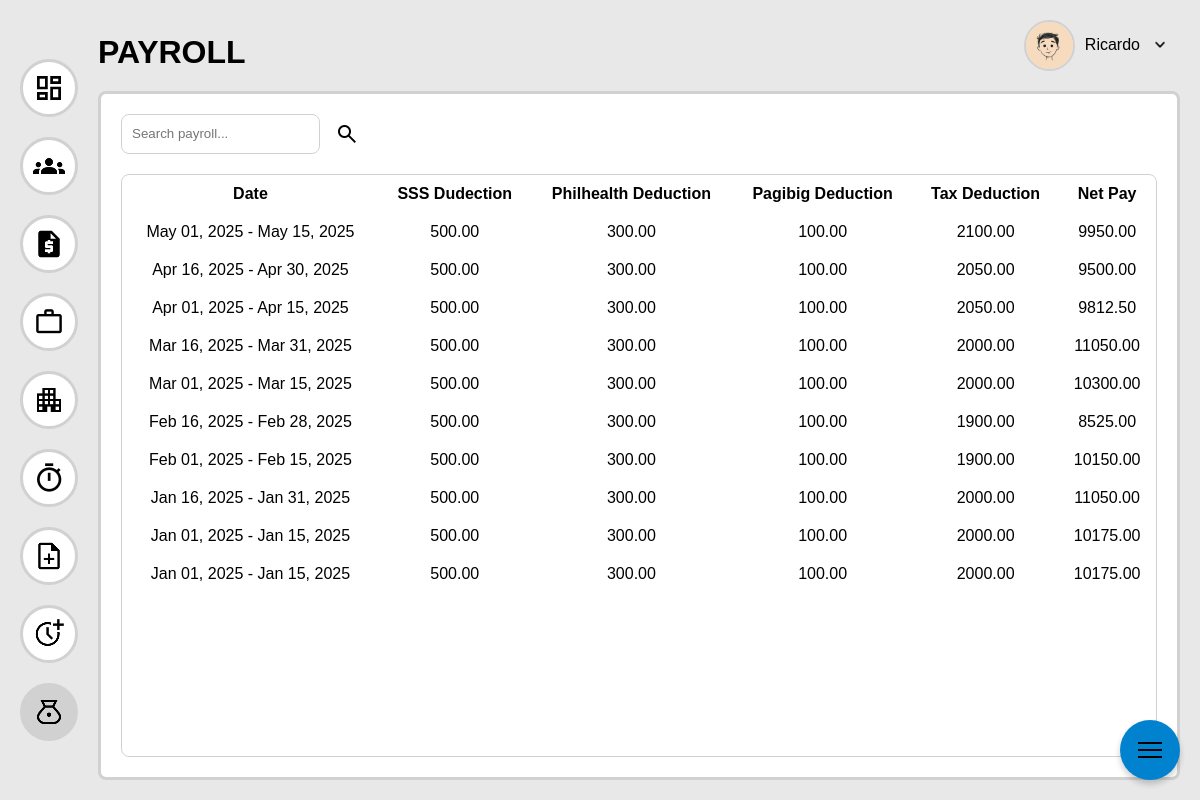
Screenshot of /view_payroll.php (signed in) with the database file from the repository.
### tables this page shows
CREATE TABLE `employee` (
  `employee_id` int(11) NOT NULL,
  `user_account_id` int(11) NOT NULL,
  `first_name` varchar(255) NOT NULL,
  `last_name` varchar(255) NOT NULL,
  `middle_name` varchar(255) DEFAULT NULL,
  `mobile` varchar(20) DEFAULT NULL,
  `gender` enum('Male','Female','Other') DEFAULT NULL,
  `street` varchar(255) DEFAULT NULL,
  `barangay` varchar(100) DEFAULT NULL,
  `city` varchar(100) DEFAULT 'Iligan City',
  `province` varchar(100) DEFAULT 'Lanao del Norte',
  `status` enum('Active','Inactive','Terminated','Resigned') NOT NULL DEFAULT 'Active',
  `email` varchar(255) DEFAULT NULL,
  `dob` date DEFAULT NULL,
  `hire_date` date NOT NULL DEFAULT current_timestamp(),
  `civil_status` enum('Single','Married','Widowed','Separated') DEFAULT NULL,
  `job_id` int(11) DEFAULT NULL,
  `sss_number` varchar(20) DEFAULT NULL,
  `philhealth_number` varchar(20) DEFAULT NULL,
  `pagibig_number` varchar(20) DEFAULT NULL,
  `tin_number` varchar(20) DEFAULT NULL,
  `manager_id` int(11) DEFAULT NULL,
  `team_leader_id` int(11) DEFAULT NULL,
  `emergency_contact_name` varchar(255) DEFAULT NULL,
  `emergency_contact_number` varchar(20) DEFAULT NULL,
  `emergency_contact_relationship` varchar(100) DEFAULT NULL,
  `date_created` timestamp NOT NULL DEFAULT current_timestamp(),
  `date_modified` timestamp NOT NULL DEFAULT current_timestamp() ON UPDATE current_timestamp(),
  `setup` tinyint(1) DEFAULT 0
);

CREATE TABLE `payroll` (
  `payroll_id` int(11) NOT NULL,
  `employee_id` int(11) DEFAULT NULL,
  `base_salary` decimal(10,2) DEFAULT NULL,
  `bonus` decimal(10,2) DEFAULT NULL,
  `payroll_start_date` date DEFAULT NULL,
  `payroll_end_date` date NOT NULL,
  `sss_deduction` decimal(10,2) DEFAULT NULL,
  `philhealth_deduction` decimal(10,2) DEFAULT NULL,
  `pagibig_deduction` decimal(10,2) DEFAULT NULL,
  `tax_deduction` decimal(10,2) DEFAULT NULL,
  `other_deduction` decimal(10,2) DEFAULT NULL,
  `no_of_days` int(11) DEFAULT 0,
  `total_hours_worked` int(11) DEFAULT 0,
  `overtime_count` int(11) DEFAULT 0,
  `overtime_total_hours` decimal(10,2) DEFAULT 0.00,
  `leave_count` int(11) DEFAULT 0,
  `leave_total_days` int(11) DEFAULT 0,
  `work_pay` decimal(10,2) DEFAULT 0.00,
  `overtime_pay` decimal(10,2) DEFAULT 0.00,
  `leave_pay` decimal(10,2) DEFAULT 0.00,
  `total_deduction` decimal(10,2) DEFAULT 0.00,
  `net_pay` decimal(10,2) DEFAULT NULL,
  `date_created` datetime DEFAULT current_timestamp(),
  `date_modified` timestamp NOT NULL DEFAULT current_timestamp() ON UPDATE current_timestamp()
);

### view_payroll.php (the view, shortened to what this page needs)
<?php
include_once 'includes/database.php';
function formatDate($rawDate, $format = 'M d, Y')
{
    if (!empty($rawDate)) {
        try {
            $date = new DateTime($rawDate);
            return htmlspecialchars($date->format($format));
        } catch (Exception $e) {
            return 'Invalid Date';
        }
    }
    return 'N/A';
}
$search = '';
$sqlQuery = "SELECT
                e.first_name,
                e.last_name,
                e.job_id,
                e.user_account_id,
                ua.avatar,
                j.*,
                d.*,
                p.*
            FROM payroll p
            INNER JOIN employee e ON p.employee_id = e.employee_id
            INNER JOIN job j ON e.job_id = j.job_id
            INNER JOIN department d ON j.department_id = d.department_id
            INNER JOIN user_account ua ON e.user_account_id = ua.user_account_id ";
if ($search) {
    $sqlQuery .= "WHERE (e.first_name LIKE :search OR
                       e.last_name LIKE :search OR
                       j.job_name LIKE :search OR
                       d.department_name LIKE :search)
                       AND e.employee_id = :employee_id";
} else {
    $sqlQuery .= "WHERE e.employee_id = :employee_id";
}
$sqlQuery .= " ORDER BY p.payroll_start_date DESC";
$stmtRetrieval = $pdo->prepare($sqlQuery);
if ($search) {
    $stmtRetrieval->bindValue(':search', $search);
    $stmtRetrieval->bindValue(':employee_id', $_SESSION['employee_id']);
} else {
    $stmtRetrieval->bindValue(':employee_id', $_SESSION['employee_id']);
}
$stmtRetrieval->execute();
$payrolls = $stmtRetrieval->fetchAll(PDO::FETCH_ASSOC);
?>
<html>
<head>
    <link rel="stylesheet" href="style.css" />
</head>
<body class="font-medium">
    <div id="admin">
        <div class="dashboard-background">
            <div class="dashboard-container">
                <div class="dashboard-navigation">
                    <?php include('includes/navigation.php') ?>
                </div>
                <div class="dashboard-content">
                    <div class="dashboard-content-item1">
                        <div class="dashboard-content-header font-black">
                            <h1>PAYROLL</h1>
                        </div>
                        <div id="logout-admin" class="dashboard-content-header font-medium">
                            <?php include('includes/header-avatar.php') ?>
                        </div>
                    </div>
                    <div class="employee-main-content">
                        <div class="employee-header">
                            <div class="employee-header-div">
                                <form method="GET" action="view_payroll.php">
                                    <input type="text" id="employee_search" name="search"
                                        placeholder="Search payroll..."
                                        value="<?php echo isset($_GET['search']) ? htmlspecialchars($_GET['search']) : '' ?>">
                                    <button type="submit" style="margin: 0px">
                                        <img src="assets/images/icons/search-icon.png" alt="Search">
                                    </button>
                                </form>
                            </div>
                        </div>
                        <div class="employee-display" style="overflow: auto;">
                            <table class="employee-table">
                                <thead class="font-bold">
                                    <tr>
                                        <th>Date</th>
                                        <th>SSS Dudection</th>
                                        <th>Philhealth Deduction</th>
                                        <th>Pagibig Deduction</th>
                                        <th>Tax Deduction</th>
                                        <th>Net Pay</th>
                                    </tr>
                                </thead>
                                <tbody class="font-medium">
                                    <?php if (!empty($payrolls)): ?>
                                        <?php foreach ($payrolls as $payroll): ?>
                                            <tr id="row-<?php echo $payroll['employee_id'] ?>" style="white-space: nowrap;"
                                                data-user='<?php echo json_encode($payroll); ?>'
                                                class="employee-display-list text-center"
                                                onclick="openPayrollModal(<?php echo $payroll['employee_id'] ?>)">
                                                <td style="text-align: center;">
                                                    <?php echo formatDate($payroll['payroll_start_date']) . " - " . formatDate($payroll['payroll_end_date']) ?>
                                                </td>
                                                <td style="text-align: center;">
                                                    <?php echo htmlspecialchars($payroll['sss_deduction']); ?>
                                                </td>
                                                <td style="text-align: center;">
                                                    <?php echo htmlspecialchars($payroll['philhealth_deduction']); ?>
                                                </td>
                                                <td style="text-align: center;">
                                                    <?php echo htmlspecialchars($payroll['pagibig_deduction']); ?>
                                                </td>
                                                <td style="text-align: center;">
                                                    <?php echo htmlspecialchars($payroll['tax_deduction']); ?>
                                                </td>
                                                <td style="text-align: center;">
                                                    <?php echo htmlspecialchars($payroll['net_pay']); ?>
                                                </td>
                                            </tr>
                                        <?php endforeach; ?>
                                    <?php else: ?>
                                        <tr>
                                            <td colspan="9">No payroll found.</td>
                                        </tr>
                                    <?php endif; ?>
                                </tbody>
                            </table>
                        </div>
                    </div>
                </div>
            </div>
        </div>
    </div>
</body>
</html>

### includes/header-avatar.php (shortened to what this page needs)
<?php
include 'includes/database.php';
$user_account_id = (int) $_SESSION["user_account_id"];
try {
    $sql = "SELECT first_name, last_name FROM employee WHERE user_account_id = :user_account_id";
    $stmt = $pdo->prepare($sql);
    $stmt->execute([':user_account_id' => $user_account_id]);
    $userInfo = $stmt->fetch(PDO::FETCH_ASSOC);
    if ($userInfo) {
        $first_name = $userInfo['first_name'];
    }
} catch (PDOException $e) {
    echo "Error fetching user information: " . $e->getMessage();
}
?>
<div id="profile-dropdown-trigger" class="flex flex-row flex-end gap-10 ">
    <img class="dashboard-content-header-img" src="assets/images/avatars/<?php echo $_SESSION['avatar'] ?>"
        alt="avatar">
    <div class="flex flex-row justify-center align-center gap-10">
        <div>
            <p><?php echo $first_name ?>
        </div>
        <div><img height="20px" width="20px" src="assets/images/icons/arrow-down-icon.png" alt=""></div>
    </div>
</div>
<?php include('includes/fob.php') ?>

### style.css (style rules this page uses)
:root { --color-base-100: #FFFFFF; --color-base-200: #E8E8E8; --color-base-300: #D1D1D1; --color-base-content: #181A2A; --color-primary: #0082CE; --color-primary-content: #fff; --color-secondary: #61738D; --color-secondary-content: #fff; --color-accent: #009689; --color-accent-content: #ffffff; --color-neutral: #000; --color-neutral-content: #fff; --color-info: #0090B5; --color-info-content: #fff; --color-success: #00A43B; --color-success-content: #fff; --color-warning: #FDC700; --color-warning-content: #000; --color-error: #FF6266; --color-error-content: #000; --radius-selector: 0.25rem; --radius-field: 0.25rem; --radius-box: 0.25rem; --size-selector: 0.25rem; --size-field: 0.25rem; --border: 1px; --depth: 0; --noise: 0; }
.font-medium { font-family: "Alegreya Sans", sans-serif; font-weight: 500; font-style: normal; }
.font-bold { font-family: "Alegreya Sans", sans-serif; font-weight: 700; font-style: normal; }
.font-black { font-family: "Alegreya Sans", sans-serif; font-weight: 900; font-style: normal; }
html, body { height: 100%; margin: 0; padding: 0; }
input, select { border: 1px var(--color-base-300) solid; border-radius: 8px; }
input[type=text] { padding: 10px; }
button { background-color: var(--color-primary); color: white; border: none; border-radius: 8px; cursor: pointer; font-size: 16px; }
.dashboard-background { margin: 0; padding: 0; display: flex; min-height: 100vh; max-height: 100vh; background-color: var(--color-base-200); }
.dashboard-container { display: flex; width: 100%; max-width: 100%; overflow-y: auto; padding: 20px; gap: 20px; }
.dashboard-content { flex-grow:1; flex-basis:80%; display: flex; flex-direction: column; gap: 20px; }
.dashboard-content-item1 { flex-grow: 0; height: auto; display: flex; justify-content: space-between; align-items: flex-end; flex-wrap: nowrap; }
.dashboard-content-header { text-align: center; height: auto; display: flex; align-items: center; justify-content: flex-end; gap: 10px; }
.dashboard-content-header-img { border-radius: 50%; max-width: 5%; max-height: auto; border: 2px solid var(--color-base-300); }
.dashboard-navigation { flex-grow:0; display: flex; flex-direction: column; justify-content: space-around; align-items: center; }
.flex { display: flex; }
.flex-row { flex-direction: row; }
.gap-10 { gap: 10px; }
.flex-end { justify-content: flex-end; }
.justify-center { justify-content: center; }
.align-center { align-items: center; }
.employee-main-content { flex: 0; height: 100%; flex-basis: 100%; display: flex; flex-direction: column; background: var(--color-base-100); border: 3px solid var(--color-base-300); border-radius: 8px; padding: 20px; gap: 20px; overflow: hidden; }
.employee-header { display: flex; flex-direction: row; justify-content: space-between; align-items: center; }
.employee-header-div form { display: flex; flex-direction: row; align-items: center; gap: 10px; margin: 0; }
.employee-header-div form input { height: 40px; border: 1px solid var(--color-base-300); border-radius: 8px; padding: 0 10px; flex-grow: 1; }
.employee-header-div form button { padding: 5px; height: 40px; border: none; background: transparent; cursor: pointer; display: flex; align-items: center; justify-content: center; }
.employee-header-div form button img { height: 24px; width: 24px; }
.employee-display { background: var(--color-base-100); border: 1px solid var(--color-base-300); border-radius: 8px; flex-basis: 100%; display: flex; flex-direction: column; overflow: hidden; }
.text-center { text-align: center; }
.employee-display-list { border: #0056b3 solid 10px; }
.employee-display table thead tr th { padding: 10px; }
.employee-display-list td { padding: 10px; text-align: left; }
.employee-table { border-spacing: 0; }
.setup-container p, h1 { margin: 0; }
.dashboard-content-header { position: relative; }

### rows the page displays
employee: first_name "Ricardo"
payroll: payroll_start_date "May 01, 2025", payroll_end_date "May 15, 2025", sss_deduction "500.00", philhealth_deduction "300.00", pagibig_deduction "100.00", tax_deduction "2100.00", net_pay "9950.00"
payroll: payroll_start_date "Apr 16, 2025", payroll_end_date "Apr 30, 2025", sss_deduction "500.00", philhealth_deduction "300.00", pagibig_deduction "100.00", tax_deduction "2050.00", net_pay "9500.00"
payroll: payroll_start_date "Apr 01, 2025", payroll_end_date "Apr 15, 2025", sss_deduction "500.00", philhealth_deduction "300.00", pagibig_deduction "100.00", tax_deduction "2050.00", net_pay "9812.50"
payroll: payroll_start_date "Mar 16, 2025", payroll_end_date "Mar 31, 2025", sss_deduction "500.00", philhealth_deduction "300.00", pagibig_deduction "100.00", tax_deduction "2000.00", net_pay "11050.00"
payroll: payroll_start_date "Mar 01, 2025", payroll_end_date "Mar 15, 2025", sss_deduction "500.00", philhealth_deduction "300.00", pagibig_deduction "100.00", tax_deduction "2000.00", net_pay "10300.00"
payroll: payroll_start_date "Feb 16, 2025", payroll_end_date "Feb 28, 2025", sss_deduction "500.00", philhealth_deduction "300.00", pagibig_deduction "100.00", tax_deduction "1900.00", net_pay "8525.00"
payroll: payroll_start_date "Feb 01, 2025", payroll_end_date "Feb 15, 2025", sss_deduction "500.00", philhealth_deduction "300.00", pagibig_deduction "100.00", tax_deduction "1900.00", net_pay "10150.00"
payroll: payroll_start_date "Jan 16, 2025", payroll_end_date "Jan 31, 2025", sss_deduction "500.00", philhealth_deduction "300.00", pagibig_deduction "100.00", tax_deduction "2000.00", net_pay "11050.00"
payroll: payroll_start_date "Jan 01, 2025", payroll_end_date "Jan 15, 2025", sss_deduction "500.00", philhealth_deduction "300.00", pagibig_deduction "100.00", tax_deduction "2000.00", net_pay "10175.00"
payroll: payroll_start_date "Jan 01, 2025", payroll_end_date "Jan 15, 2025", sss_deduction "500.00", philhealth_deduction "300.00", pagibig_deduction "100.00", tax_deduction "2000.00", net_pay "10175.00"
